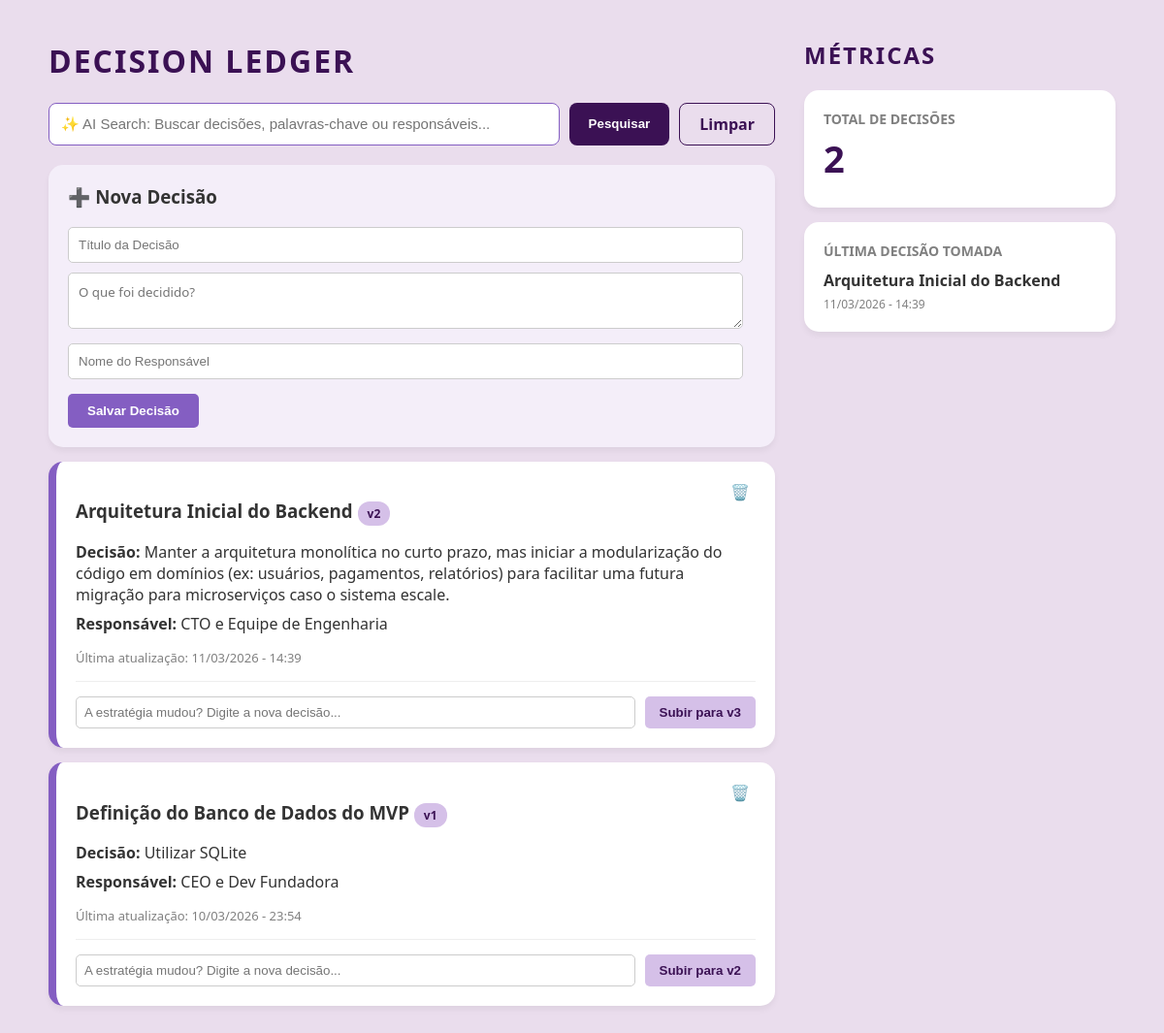
The page / on the database its author committed.
### tables this page shows
CREATE TABLE decisoes (
        id INTEGER PRIMARY KEY AUTOINCREMENT,
        titulo TEXT NOT NULL,
        decisao_tomada TEXT NOT NULL,
        descricao TEXT,
        responsavel TEXT NOT NULL,
        data TEXT NOT NULL,
        versao INTEGER DEFAULT 1
    );

### app.py (the view, shortened to what this page needs)
@app.route('/', methods=['GET', 'POST'])
def home():
    termo_busca = request.args.get('busca')
    conexao = sqlite3.connect('cerandolia.db')
    cursor = conexao.cursor()
    if termo_busca:
        cursor.execute('''
            SELECT * FROM decisoes
            WHERE titulo LIKE ? OR decisao_tomada LIKE ? OR responsavel LIKE ?
            ORDER BY id DESC
        ''', (f'%{termo_busca}%', f'%{termo_busca}%', f'%{termo_busca}%'))
    else:
        cursor.execute("SELECT * FROM decisoes ORDER BY id DESC")
    decisoes = cursor.fetchall()
    conexao.close()
    total_decisoes = len(decisoes)
    ultima_decisao = decisoes[0] if total_decisoes > 0 else None
    return render_template('index.html', decisoes=decisoes, total_decisoes=total_decisoes, ultima_decisao=ultima_decisao)

### templates/index.html (shortened to what this page needs)
<!DOCTYPE html>
<html lang="pt-br">
<head>
</head>
<body>
    <div class="layout-principal">
        <div class="coluna-principal">
            <h1>Decision Ledger</h1>
            <form method="GET" action="/" style="display: flex; gap: 10px; margin-bottom: 20px;">
                <input type="text" name="busca" placeholder="✨ AI Search: Buscar decisões, palavras-chave ou responsáveis..." style="flex: 1; padding: 12px; border-radius: 8px; border: 1px solid #845ec2; font-size: 15px;">
                <button type="submit" style="background-color: #3b1154; color: white; border: none; padding: 10px 20px; border-radius: 8px; cursor: pointer; font-weight: bold;">Pesquisar</button>
                <a href="/" style="background-color: #eadded; color: #3b1154; text-decoration: none; padding: 10px 20px; border-radius: 8px; font-weight: bold; display: flex; align-items: center; border: 1px solid #3b1154;">Limpar</a>
            </form>
            <div class="card" style="background-color: #f4eef9; border-left: none;">
                <h3 style="margin-top: 0;">➕ Nova Decisão</h3>
                <form method="POST">
                    <input type="text" name="titulo" placeholder="Título da Decisão" required style="width: 95%; padding: 10px; margin-bottom: 10px; border-radius: 5px; border: 1px solid #ccc;">
                    <textarea name="decisao_tomada" placeholder="O que foi decidido?" required style="width: 95%; padding: 10px; margin-bottom: 10px; border-radius: 5px; border: 1px solid #ccc; font-family: inherit;"></textarea>
                    <input type="text" name="responsavel" placeholder="Nome do Responsável" required style="width: 95%; padding: 10px; margin-bottom: 15px; border-radius: 5px; border: 1px solid #ccc;">
                    <button type="submit" style="background-color: #845ec2; color: white; border: none; padding: 10px 20px; border-radius: 5px; cursor: pointer; font-weight: bold;">Salvar Decisão</button>
                </form>
            </div>
            {% for d in decisoes %}
            <div class="card" style="position: relative;">
                <form method="POST" action="/deletar/{{ d[0] }}" style="position: absolute; top: 20px; right: 20px; margin: 0;">
                    <button type="submit" style="background: none; border: none; cursor: pointer; color: #ff6b6b; font-size: 16px;" title="Apagar Decisão" onclick="return confirm('Tem certeza que deseja apagar esta decisão permanentemente?');">🗑️</button>
                </form>
                <h3>{{ d[1] }} <span class="tag">v{{ d[6] }}</span></h3>
                <p><strong>Decisão:</strong> {{ d[2] }}</p>
                <p><strong>Responsável:</strong> {{ d[4] }}</p>
                <p style="font-size: 13px; color: gray; margin-top: 15px;">Última atualização: {{ d[5] }}</p>
                <hr style="border: 0; border-top: 1px solid #eee; margin: 15px 0;">
                <form method="POST" action="/atualizar/{{ d[0] }}" style="display: flex; gap: 10px;">
                    <input type="text" name="nova_decisao" placeholder="A estratégia mudou? Digite a nova decisão..." required style="flex: 1; padding: 8px; border-radius: 5px; border: 1px solid #ccc;">
                    <button type="submit" style="background-color: #d5c0e8; color: #3b1154; border: none; padding: 8px 15px; border-radius: 5px; cursor: pointer; font-weight: bold;">Subir para v{{ d[6] + 1 }}</button>
                </form>
            </div>
            {% endfor %}
        </div>
        <div class="coluna-lateral">
            <h2 style="margin-top: 20px;">Métricas</h2>
            <div class="metric-box">
                <p class="metric-title">Total de Decisões</p>
                <p class="metric-value">{{ total_decisoes }}</p>
            </div>
            {% if ultima_decisao %}
            <div class="metric-box">
                <p class="metric-title">Última Decisão Tomada</p>
                <p style="font-weight: bold; margin: 10px 0 5px 0;">{{ ultima_decisao[1] }}</p>
                <p style="font-size: 12px; color: gray; margin: 0;">{{ ultima_decisao[5] }}</p>
            </div>
            {% endif %}
        </div>
    </div>
</body>
</html>

### templates/index.html (style rules this page uses)
body { font-family: 'Segoe UI', Tahoma, Geneva, Verdana, sans-serif; background-color: #eadded; color: #333; margin: 0; padding: 20px; }
.layout-principal { display: flex; gap: 30px; max-width: 1100px; margin: auto; }
.coluna-principal { flex: 7; }
.coluna-lateral { flex: 3; }
h1, h2 { color: #3b1154; text-transform: uppercase; letter-spacing: 2px; }
.card { background: white; border-radius: 15px; padding: 20px; margin-bottom: 15px; border-left: 8px solid #845ec2; box-shadow: 0 4px 6px rgba(0,0,0,0.05); }
.tag { background: #d5c0e8; color: #3b1154; padding: 4px 10px; border-radius: 12px; font-size: 12px; font-weight: bold; }
p { margin: 8px 0; }
.metric-box { background: white; border-radius: 15px; padding: 20px; margin-bottom: 15px; box-shadow: 0 4px 6px rgba(0,0,0,0.05); }
.metric-title { font-size: 14px; color: gray; margin: 0; font-weight: bold; text-transform: uppercase; }
.metric-value { font-size: 38px; color: #3b1154; font-weight: bold; margin: 5px 0; }

### rows shown on the page
decisoes: titulo "Arquitetura Inicial do Backend", versao "2", decisao_tomada "Manter a arquitetura monolítica no curto prazo, mas iniciar a modularização do código em domínios (ex: usuários, pagamentos, relatórios) para facilitar uma futura migração para microserviços caso o sistema escale.", responsavel "CTO e Equipe de Engenharia", data "11/03/2026 - 14:39", d[6]+1 "3"
decisoes: titulo "Definição do Banco de Dados do MVP", versao "1", decisao_tomada "Utilizar SQLite", responsavel "CEO e Dev Fundadora", data "10/03/2026 - 23:54", d[6]+1 "2"

### other values the page prints
{{ total_decisoes }} "2"
